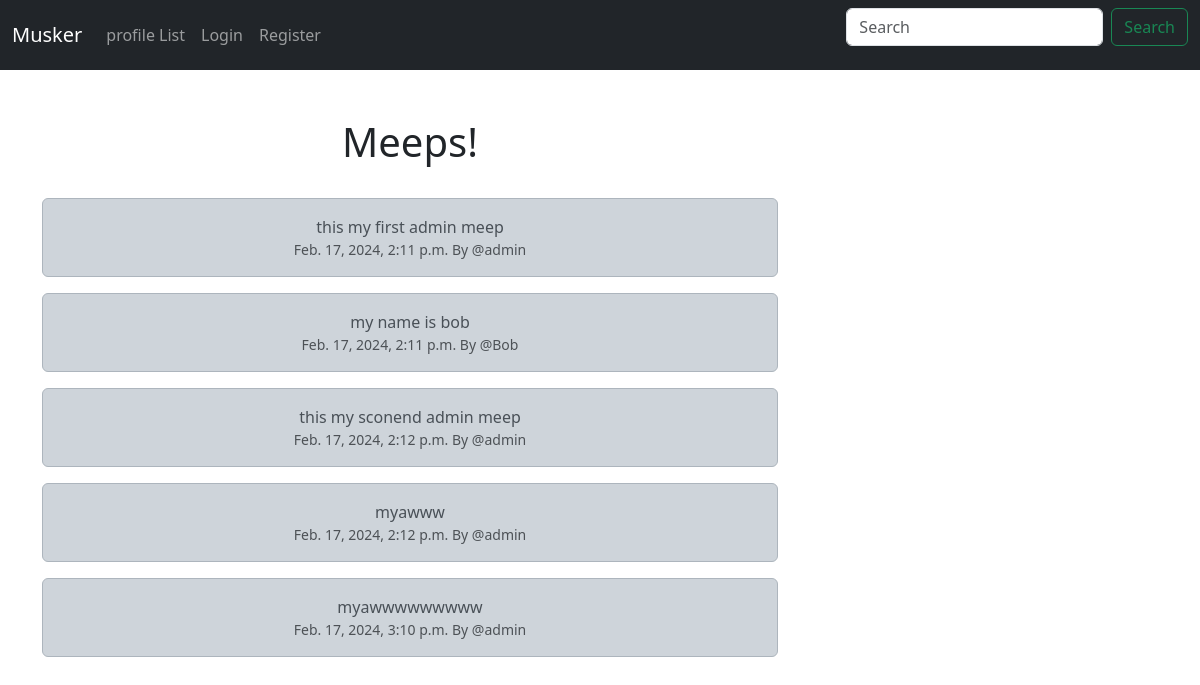
The app's page /, older data.
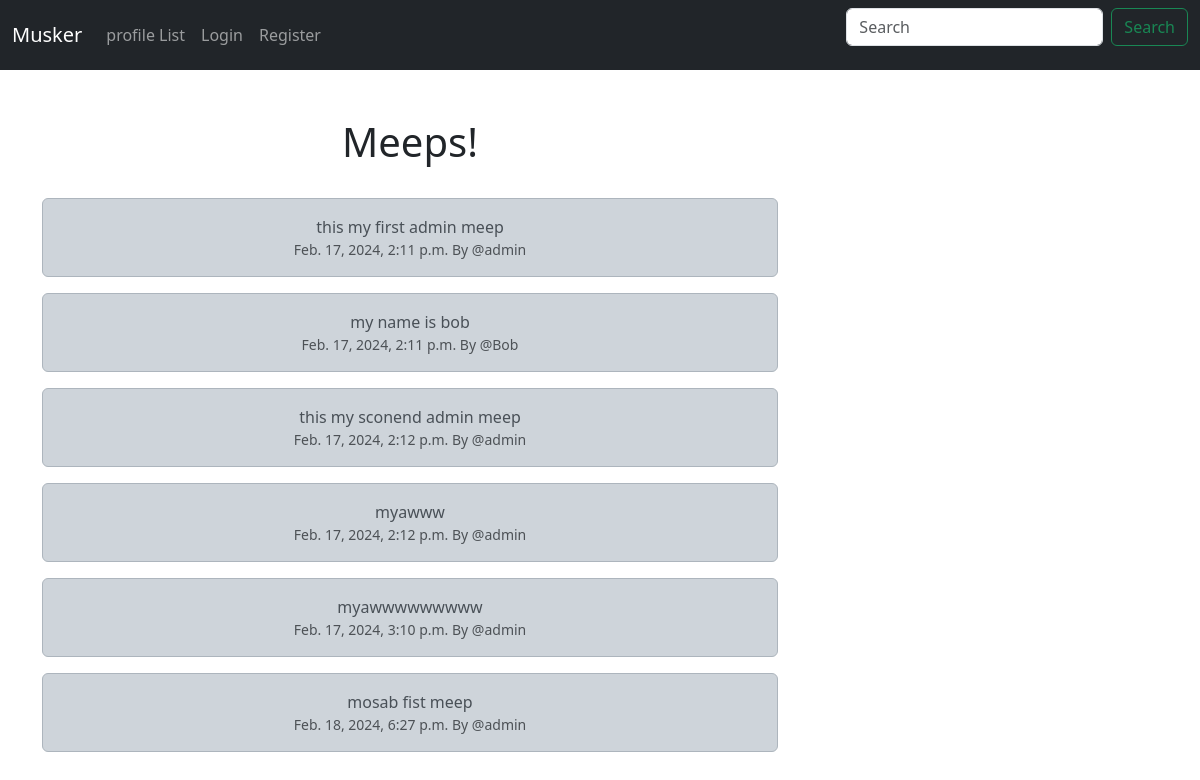
The same page, newer data.
### muskerapp/models.py (models this page shows, shortened)
class Meep(models.Model):
        user = models.ForeignKey(
        User,related_name="meeps",
        on_delete=models.DO_NOTHING
    )
        body=models.CharField(max_length=200)
        create_at=models.DateTimeField(auto_now_add=True)

### muskerapp/views.py (the view)
# urls.py: path('',home,name="home"),
def home(request):
    if request.user.is_authenticated:
        form=MeepForm(request.POST or None)
        if request.method=='POST':
            if form.is_valid():
                meep=form.save(commit=False)
                meep.user=request.user
                meep.save()
                messages.success(request,f"Your Meep Has Been Posted!")
                return redirect('home')
        meeps = Meep.objects.all().order_by('create_at')
        return render(request, 'home.html', {"meeps": meeps,"form": form})
    else:
        meeps = Meep.objects.all().order_by('create_at')
        return render(request, 'home.html', {"meeps":meeps})

### muskerapp/templates/home.html (shortened to what this page needs)
{% extends "base.html" %}
{%block content%}
<div class="container text-center">
    <div class="row">
    <div class="col-8">
<h1>Meeps!</h1>
<br/>
{% for meep in meeps %}
<div class="alert alert-dark" role="alert">
    {{meep.body}}<br/>
    <small class="text-muted ">
        {{meep.create_at}}
        By @{{meep.user.username}}
    </small>
  </div>
{% endfor %}
</div>
<div class="col-4">
    <br/><br/>
</div>
{%endblock%}

Row changes from the older to the newer data that the page shows:
added Meep: body "mosab fist meep", create_at "Feb. 18, 2024, 6:27 p.m.", user.username "admin"
